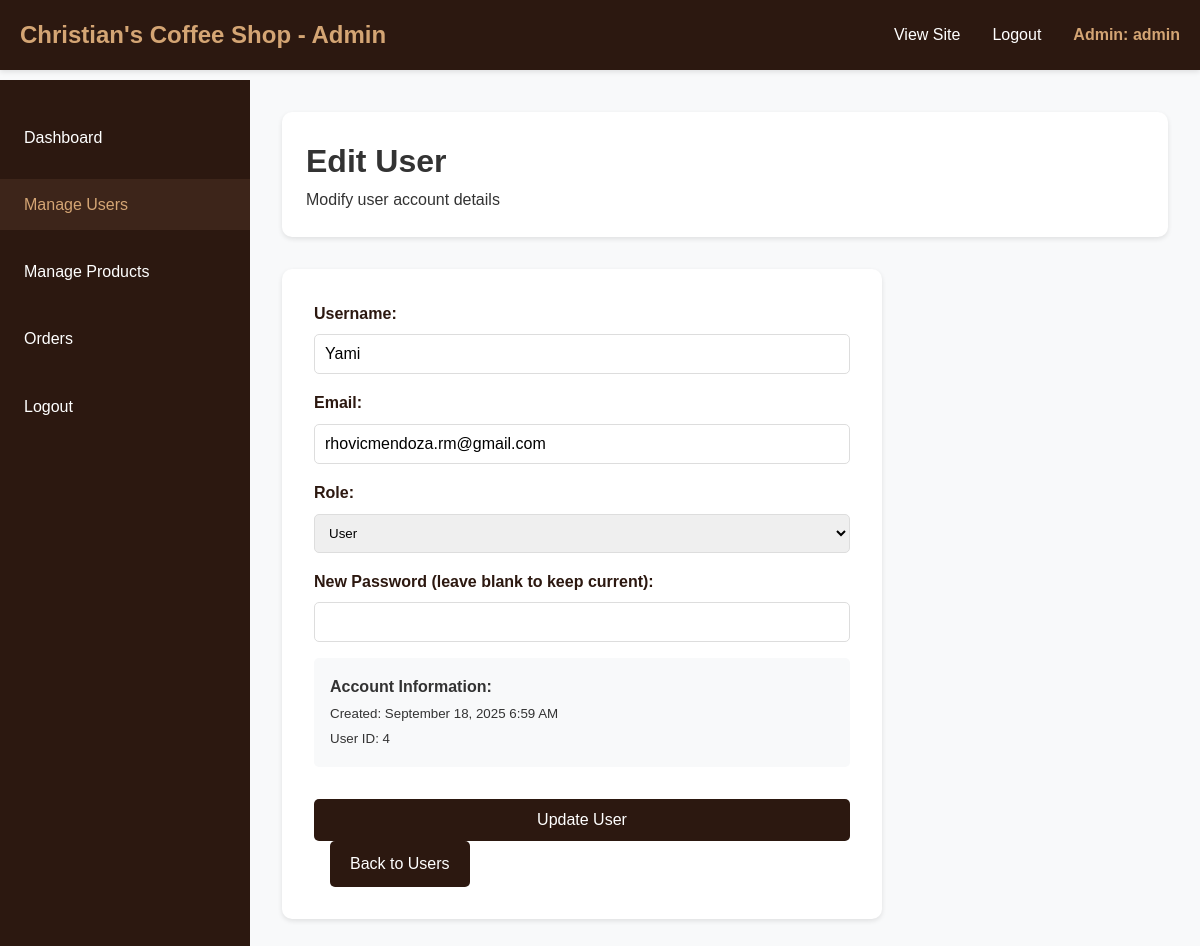
Page /admin/edit-user.php?id=4 (signed in) on the committed database.
### tables this page shows
CREATE TABLE `users` (
  `id` int(11) NOT NULL,
  `username` varchar(50) NOT NULL,
  `email` varchar(100) NOT NULL,
  `password` varchar(255) NOT NULL,
  `role` enum('user','admin') DEFAULT 'user',
  `created_at` timestamp NOT NULL DEFAULT current_timestamp()
);

### admin/edit-user.php (the view, shortened to what this page needs)
<?php
require_once '../config.php';
$user_id = (int)$_GET['id'];
$stmt = $pdo->prepare("SELECT * FROM users WHERE id = ?");
$stmt->execute([$user_id]);
$user = $stmt->fetch();
?>
<!DOCTYPE html>
<html lang="en">
<head>
    <link rel="stylesheet" href="../styles.css">
</head>
<body>
    <nav class="navbar">
        <div class="nav-container">
            <h1 class="logo">Christian's Coffee Shop - Admin</h1>
            <ul class="nav-menu">
                <li><a href="../index.php" class="nav-link">View Site</a></li>
                <li><a href="../logout.php" class="nav-link">Logout</a></li>
                <li><span class="nav-user">Admin: <?php echo htmlspecialchars($_SESSION['username']); ?></span></li>
            </ul>
        </div>
    </nav>
    <div class="admin-container">
        <div class="admin-sidebar">
            <ul>
                <li><a href="dashboard.php">Dashboard</a></li>
                <li><a href="manage-users.php" class="active">Manage Users</a></li>
                <li><a href="manage-products.php">Manage Products</a></li>
                <li><a href="orders.php">Orders</a></li>
                <li><a href="../logout.php">Logout</a></li>
            </ul>
        </div>
        <div class="admin-content">
            <div class="admin-header">
                <h1>Edit User</h1>
                <p>Modify user account details</p>
            </div>
            <div class="admin-card" style="max-width: 600px;">
                <form method="POST" action="">
                    <div class="form-group">
                        <label for="username">Username:</label>
                        <input type="text" id="username" name="username" required
                               value="<?php echo htmlspecialchars($user['username']); ?>">
                    </div>
                    <div class="form-group">
                        <label for="email">Email:</label>
                        <input type="email" id="email" name="email" required
                               value="<?php echo htmlspecialchars($user['email']); ?>">
                    </div>
                    <div class="form-group">
                        <label for="role">Role:</label>
                        <select id="role" name="role" style="width: 100%; padding: 10px; border: 1px solid #ddd; border-radius: 5px;">
                            <option value="user" <?php echo $user['role'] === 'user' ? 'selected' : ''; ?>>User</option>
                        </select>
                    </div>
                    <div class="form-group">
                        <label for="new_password">New Password (leave blank to keep current):</label>
                        <input type="password" id="new_password" name="new_password">
                    </div>
                    <div class="form-group" style="background: #f8f9fa; padding: 1rem; border-radius: 5px;">
                        <strong>Account Information:</strong><br>
                        <small>Created: <?php echo date('F j, Y g:i A', strtotime($user['created_at'])); ?></small><br>
                        <small>User ID: <?php echo $user['id']; ?></small>
                    </div>
                    <div style="margin-top: 2rem;">
                        <button type="submit" class="btn-primary">Update User</button>
                        <a href="manage-users.php" class="add-to-cart-btn" style="margin-left: 1rem;">Back to Users</a>
                    </div>
                </form>
            </div>
        </div>
    </div>
</body>
</html>

### styles.css (style rules this page uses)
* { margin: 0; padding: 0; box-sizing: border-box; }
body { font-family: 'Arial', sans-serif; line-height: 1.6; color: #333; background-color: #f8f9fa; }
.navbar { background: #2c1810; color: white; padding: 1rem 0; position: fixed; top: 0; width: 100%; z-index: 1000; box-shadow: 0 2px 5px rgba(0,0,0,0.1); }
.nav-container { max-width: 1200px; margin: 0 auto; padding: 0 20px; display: flex; justify-content: space-between; align-items: center; }
.logo { font-size: 1.5rem; color: #d4a574; }
.nav-menu { display: flex; list-style: none; gap: 2rem; align-items: center; }
.nav-link { color: white; text-decoration: none; transition: color 0.3s; }
.nav-user { color: #d4a574; font-weight: bold; }
.add-to-cart-btn { background: #2c1810; color: white; border: none; padding: 10px 20px; border-radius: 5px; cursor: pointer; text-decoration: none; display: inline-block; transition: background 0.3s; }
.form-group { margin-bottom: 1rem; }
.form-group label { display: block; margin-bottom: 0.5rem; color: #2c1810; font-weight: bold; }
.form-group input { width: 100%; padding: 10px; border: 1px solid #ddd; border-radius: 5px; font-size: 1rem; }
.btn-primary { width: 100%; background: #2c1810; color: white; border: none; padding: 12px; border-radius: 5px; font-size: 1rem; cursor: pointer; transition: background 0.3s; }
.admin-container { margin-top: 80px; display: flex; min-height: calc(100vh - 80px); }
.admin-sidebar { width: 250px; background: #2c1810; color: white; padding: 2rem 0; }
.admin-sidebar ul { list-style: none; }
.admin-sidebar li { margin-bottom: 1rem; }
.admin-sidebar a { color: white; text-decoration: none; padding: 0.8rem 1.5rem; display: block; transition: background 0.3s; }
.admin-sidebar a:hover, .admin-sidebar a.active { background: #3d251a; color: #d4a574; }
.admin-content { flex-grow: 1; padding: 2rem; background: #f8f9fa; }
.admin-header { background: white; padding: 1.5rem; border-radius: 10px; margin-bottom: 2rem; box-shadow: 0 2px 5px rgba(0,0,0,0.1); }
.admin-card { background: white; padding: 2rem; border-radius: 10px; box-shadow: 0 2px 5px rgba(0,0,0,0.1); margin-bottom: 2rem; }

### rows in the picture
users: username "Yami", email "rhovicmendoza.rm@gmail.com", role "User", created_at "September 18, 2025 6:59 AM", id "4"

### other values in the picture
$_SESSION['username'] "admin"
